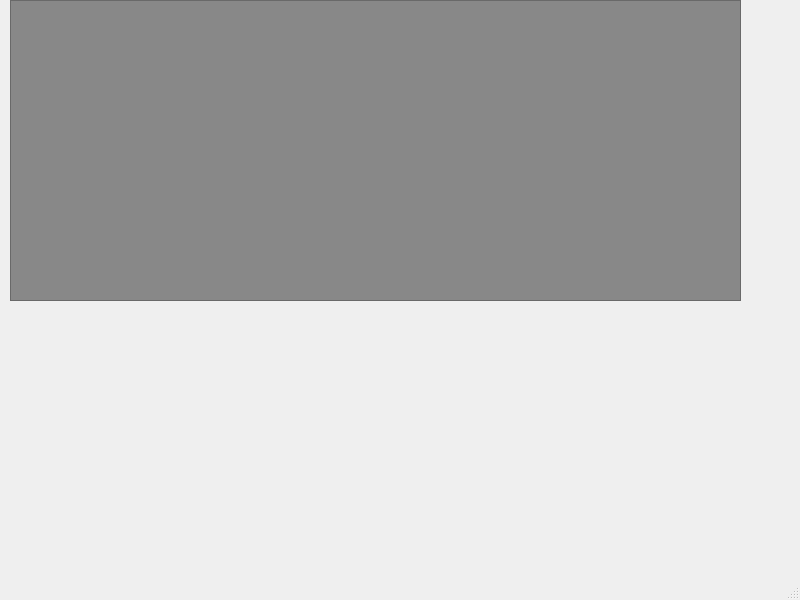
<?xml version="1.0" encoding="UTF-8"?>
<ui version="4.0">
 <class>MainWindow</class>
 <widget class="QMainWindow" name="MainWindow">
  <property name="geometry">
   <rect>
    <x>0</x>
    <y>0</y>
    <width>800</width>
    <height>600</height>
   </rect>
  </property>
  <property name="windowTitle">
   <string>MainWindow</string>
  </property>
  <widget class="QWidget" name="centralwidget">
   <widget class="QGraphicsView" name="graphicsView">
    <property name="geometry">
     <rect>
      <x>10</x>
      <y>0</y>
      <width>731</width>
      <height>301</height>
     </rect>
    </property>
    <property name="styleSheet">
     <string notr="true">
background-color: rgb(136, 136, 136);</string>
    </property>
   </widget>
  </widget>
  <widget class="QMenuBar" name="menubar">
   <property name="geometry">
    <rect>
     <x>0</x>
     <y>0</y>
     <width>800</width>
     <height>21</height>
    </rect>
   </property>
  </widget>
  <widget class="QStatusBar" name="statusbar"/>
 </widget>
 <resources/>
 <connections/>
</ui>
